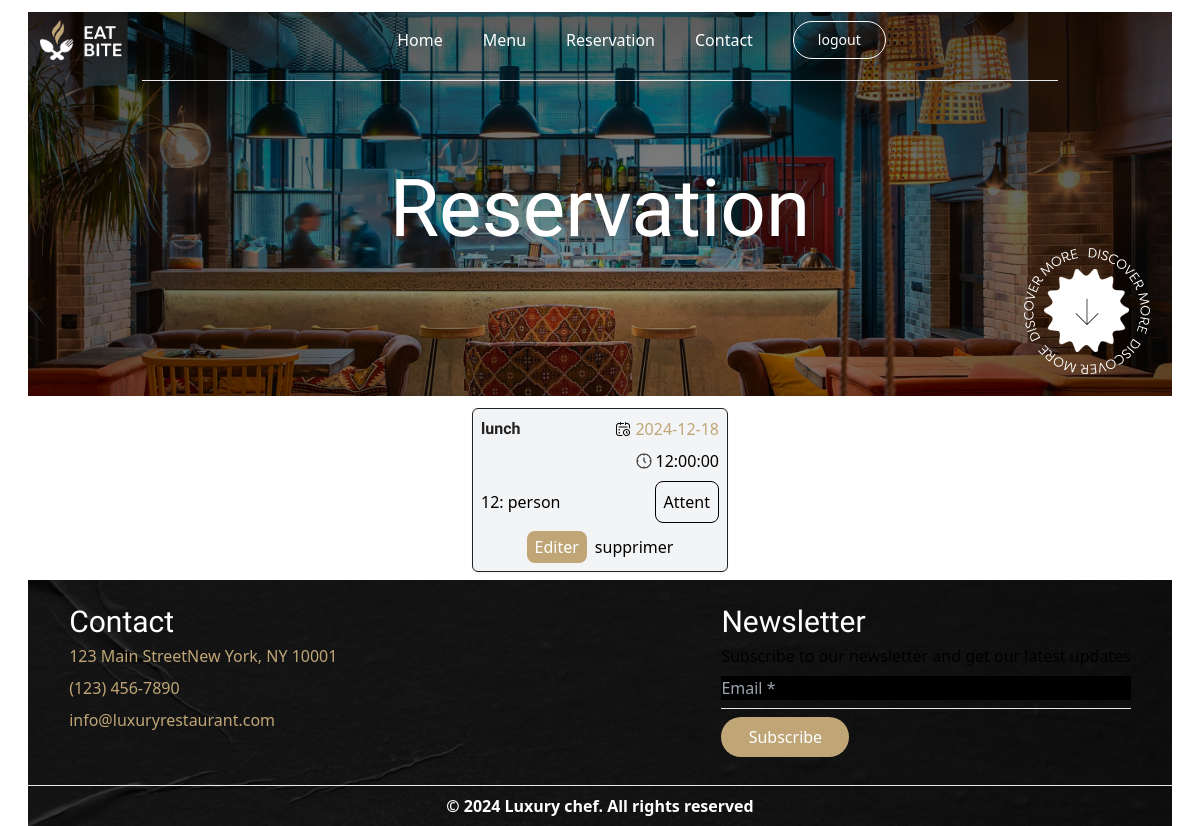
Screenshot of /Reservation.php (signed in) with the database file from the repository.
### tables this page shows
create table Reservation(
id int not null PRIMARY KEY AUTO_INCREMENT,
clientId int,
MenuId int,
dateReservation date,
heur TIME,
nbrPerson int,
status enum ('Anuller','Attent','Confirme') DEFAULT 'Attent',
foreign key(clientId) references client(id) on delete cascade,
foreign key(MenuId) references menu(id)  on delete cascade
);

create table menu (
id int not null PRIMARY KEY AUTO_INCREMENT,
nom varchar(20)
);

### Reservation.php (the view, shortened to what this page needs)
<?php
require "./config.php";
$sql = "select menu.nom , Reservation.dateReservation , Reservation.heur , Reservation.nbrPerson , Reservation.status , Reservation.id from Reservation join menu on menu.id = Reservation.MenuId;";
$result = mysqli_query($conn,$sql);
?>
<!DOCTYPE html>
<html lang="en">
<head>
    <script src="https://cdn.tailwindcss.com"></script>
</head>
<body>
<section class=" relative bg-[url('./image/hero.png')] bg-cover bg-no-repeat my-3 mx-7 h-96">
        <header>
            <nav class="flex justify-between items-center px-3 pt-2">
                <img src="./image/logo.png" class="w-auto h-10" alt="">
                <div class="hidden md:flex items-center space-x-10 mx-auto">
                    <a href="./Home.php" class="text-white">Home</a>
                    <a href="./Menu.php" class="text-white">Menu</a>
                    <a href="./Reservation.php" class="text-white">Reservation</a>
                    <a href="#" class="text-white">Contact</a>
                    <a href="./logout.php" class="text-white border border-white text-sm ho py-2 px-6 rounded-full ">logout</a>
                </div>
            </nav>
        </header>
        <hr class="text-white w-[80%] mx-auto mt-5">
        <main class="flex flex-col justify-center items-center h-56 mt-4">
                <h1 class="font-primary text-white text-[40px] md:text-[80px]">Reservation</h1>
                <img src="./image/explore_badge.png" class="absolute bottom-2 right-2 w-20 lg:w-auto" alt="">
        </main>
    </section>
    <div class="flex flex-wrap justify-center w-[80%] mx-auto gap-3">
        <?php while($data = mysqli_fetch_assoc($result)): ?>
        <div class="bg-gray-100 border border-[#222222] rounded-md shadow-sm w-64  ">
            <div class="flex justify-between p-2">
                <h3 class="text-[#222222] font-primary font-semibold"><?php echo $data['nom']; ?></h3>
                <p class="flex gap-1 items-center text-[#C0A677]"><img class="w-4 h-4" src="./image/agenda.png"/><?php echo $data['dateReservation'] ?></p>
            </div>
            <div class="flex justify-end pr-2 pb-2">
                <p class="flex gap-1 items-center"><img class="w-4 h-4" src="./image/horloge.png"/><?php echo $data['heur'] ?></p>
            </div>
            <div class="flex justify-between px-2 items-center">
                <p><?php echo $data['nbrPerson']?>: person</p>
                <p class="border border-black p-2 rounded-lg"><?php echo $data['status']?></p>
            </div>
            <div class="flex justify-center items-center gap-2 py-2">
                <button class="Editer bg-[#C0A677] px-2 py-1 rounded-lg text-white" data-id="<?php echo $data['id']?>" data-date="<?php echo $data['dateReservation'] ?>" data-heur="<?php echo $data['heur']?>" data-nbr="<?php echo $data['nbrPerson'] ?>" data-status = "<?php echo $data['status'] ?>">Editer</button>
                <a href="./SupprimerReservation.php?id=<?php echo $data['id']?>">supprimer</a>
            </div>
        </div>
        <?php endwhile; ?>
    </div>
    <footer class=" bg-[url('./image/BG.png')] bg-cover mx-7 h-full mt-2">
    <div class="flex flex-wrap justify-center gap-0 lg:gap-96 px-10">
    <div class="flex flex-col space-y-2 py-7">
            <h4 class="font-primary text-white text-lg lg:text-[30px]">Contact</h4>
            <ul class="space-y-2">
                <li class="text-[#C0A677]">123 Main StreetNew York, NY 10001</li>
                <li class="text-[#C0A677]">(123) 456-7890</li>
                <li class="text-[#C0A677]">info@luxuryrestaurant.com</li>
            </ul>
        </div>
        <div class="flex flex-col space-y-2 py-7">
            <h4 class="font-primary text-white text-lg lg:text-[30px]">Newsletter</h4>
            <p>Subscribe to our newsletter and get our latest updates</p>
            <input type="Email" placeholder="Email *" class="border-none outline-none bg-black text-white">
            <hr class="text-white ">
            <button class="bg-[#C0A677] text-white rounded-full py-2 px-4 w-32">Subscribe</button>
        </div>
    </div>
    <hr class="text-white">
    <p class="text-center text-white font-semibold py-2">© 2024 Luxury chef. All rights reserved</p>
    </footer>
</body>
</html>

### rows the page displays
reservation: MenuId.nom "lunch", dateReservation "2024-12-18", heur "12:00:00", nbrPerson "12", status "Attent"
